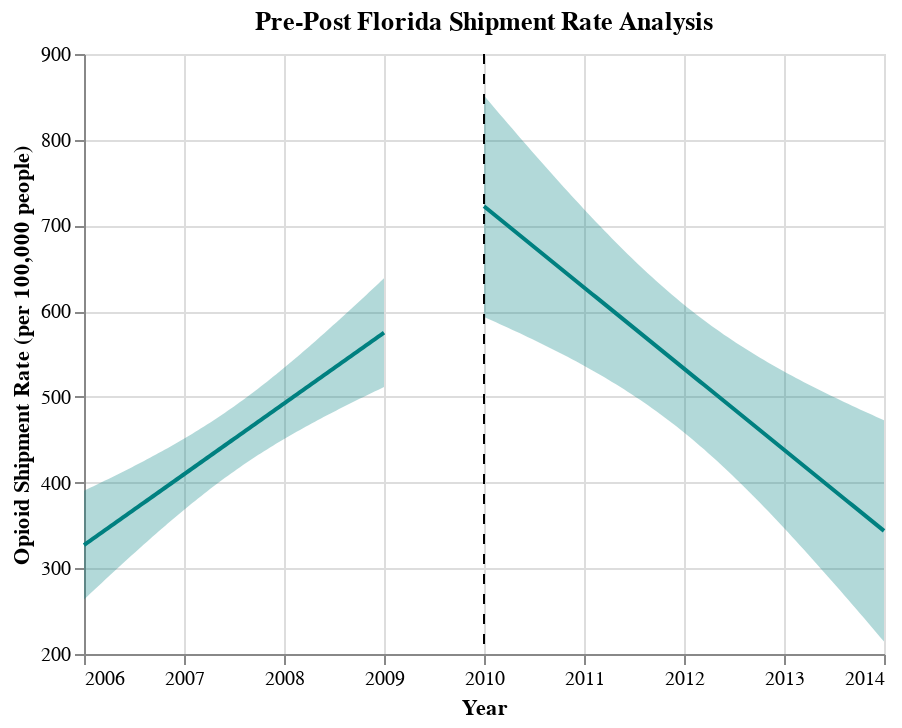

Source (notebook cell):
### Code cell
## Generate Pre-Post Graphs for FL
fit, reg_chart_pre_FL = get_reg_fit_FL(
    ship_data_FL_subset_grouped_pre, 
    yvar="MME_Rate", 
    xvar="YEAR", 
    alpha=0.05
)

fit, reg_chart_post_FL = get_reg_fit_FL(
    ship_data_FL_subset_grouped_post, 
    yvar="MME_Rate", 
    xvar="YEAR", 
    alpha=0.05
)

## Create line post-policy implementation
line_2010 = alt.Chart(pd.DataFrame({'x': [2010]})).mark_rule(strokeDash=[5, 5]).encode(x='x')

## Generate final pre-post graph for FL
pre_post_FL = reg_chart_pre_FL + reg_chart_post_FL + line_2010
pre_post_FL.properties(title="Pre-Post Florida Shipment Rate Analysis")

### Figure 1 — Vega-Lite specification as saved in the notebook (floating-point values rounded to 4 significant figures)
{"config": {"view": {"continuousWidth": 400, "continuousHeight": 300}}, "layer": [{"mark": {"type": "errorband", "color": "teal"}, "encoding": {"x": {"field": "YEAR", "type": "quantitative"}, "y": {"field": "ci_low", "title": "", "type": "quantitative"}, "y2": {"field": "ci_high"}}}, {"mark": {"type": "line", "color": "teal"}, "encoding": {"x": {"axis": {"format": "T", "title": "Year"}, "field": "YEAR", "scale": {"zero": false}, "type": "quantitative"}, "y": {"field": "MME_Rate", "scale": {"zero": false}, "title": "Opioid Shipment Rate (per 100,000 people)", "type": "quantitative"}}}, {"layer": [{"mark": {"type": "errorband", "color": "teal"}, "encoding": {"x": {"field": "YEAR", "type": "quantitative"}, "y": {"field": "ci_low", "title": "", "type": "quantitative"}, "y2": {"field": "ci_high"}}}, {"mark": {"type": "line", "color": "teal"}, "encoding": {"x": {"axis": {"format": "T", "title": "Year"}, "field": "YEAR", "scale": {"zero": false}, "type": "quantitative"}, "y": {"field": "MME_Rate", "scale": {"zero": false}, "title": "Opioid Shipment Rate (per 100,000 people)", "type": "quantitative"}}}], "data": {"name": "data-2170a8b1fcf1a63be71237bd6ba7d086"}}, {"data": {"name": "data-c6a99109c809d7b1b46dbbb9b2adf5d2"}, "mark": {"type": "rule", "strokeDash": [5, 5]}, "encoding": {"x": {"field": "x", "type": "quantitative"}}}], "data": {"name": "data-9849972c3a3ce4308de5cc79da69a0b9"}, "title": "Pre-Post Florida Shipment Rate Analysis", "$schema": "https://vega.github.io/schema/vega-lite/v4.17.0.json", "datasets": {"data-9849972c3a3ce4308de5cc79da69a0b9": [{"YEAR": 2006.0, "MME_Rate": 327.0, "ci_low": 263.6, "ci_high": 390.5}, {"YEAR": 2006.0, "MME_Rate": 329.5, "ci_low": 266.9, "ci_high": 392.1}, {"YEAR": 2006.0, "MME_Rate": 332.0, "ci_low": 270.2, "ci_high": 393.8}, {"YEAR": 2006.0, "MME_Rate": 334.5, "ci_low": 273.5, "ci_high": 395.5}, {"YEAR": 2006.0, "MME_Rate": 337.0, "ci_low": 276.7, "ci_high": 397.2}, {"YEAR": 2006.0, "MME_Rate": 339.4, "ci_low": 280.0, "ci_high": 398.9}, {"YEAR": 2006.0, "MME_Rate": 341.9, "ci_low": 283.3, "ci_high": 400.6}, {"YEAR": 2006.0, "MME_Rate": 344.4, "ci_low": 286.5, "ci_high": 402.3}, {"YEAR": 2006.0, "MME_Rate": 346.9, "ci_low": 289.8, "ci_high": 404.0}, {"YEAR": 2006.0, "MME_Rate": 349.3, "ci_low": 293.0, "ci_high": 405.7}, {"YEAR": 2006.0, "MME_Rate": 351.8, "ci_low": 296.2, "ci_high": 407.4}, {"YEAR": 2006.0, "MME_Rate": 354.3, "ci_low": 299.4, "ci_high": 409.2}, {"YEAR": 2006.0, "MME_Rate": 356.8, "ci_low": 302.6, "ci_high": 410.9}, {"YEAR": 2006.0, "MME_Rate": 359.3, "ci_low": 305.8, "ci_high": 412.7}, {"YEAR": 2006.0, "MME_Rate": 361.7, "ci_low": 309.0, "ci_high": 414.4}, {"YEAR": 2006.0, "MME_Rate": 364.2, "ci_low": 312.2, "ci_high": 416.2}, {"YEAR": 2006.0, "MME_Rate": 366.7, "ci_low": 315.4, "ci_high": 418.0}, {"YEAR": 2007.0, "MME_Rate": 369.2, "ci_low": 318.5, "ci_high": 419.8}, {"YEAR": 2007.0, "MME_Rate": 371.7, "ci_low": 321.7, "ci_high": 421.6}, {"YEAR": 2007.0, "MME_Rate": 374.1, "ci_low": 324.8, "ci_high": 423.4}, {"YEAR": 2007.0, "MME_Rate": 376.6, "ci_low": 327.9, "ci_high": 425.3}, {"YEAR": 2007.0, "MME_Rate": 379.1, "ci_low": 331.1, "ci_high": 427.1}, {"YEAR": 2007.0, "MME_Rate": 381.6, "ci_low": 334.2, "ci_high": 429.0}, {"YEAR": 2007.0, "MME_Rate": 384.0, "ci_low": 337.2, "ci_high": 430.9}, {"YEAR": 2007.0, "MME_Rate": 386.5, "ci_low": 340.3, "ci_high": 432.8}, {"YEAR": 2007.0, "MME_Rate": 389.0, "ci_low": 343.4, "ci_high": 434.7}, {"YEAR": 2007.0, "MME_Rate": 391.5, "ci_low": 346.4, "ci_high": 436.6}, {"YEAR": 2007.0, "MME_Rate": 394.0, "ci_low": 349.4, "ci_high": 438.5}, {"YEAR": 2007.0, "MME_Rate": 396.4, "ci_low": 352.4, "ci_high": 440.5}, {"YEAR": 2007.0, "MME_Rate": 398.9, "ci_low": 355.4, "ci_high": 442.4}, {"YEAR": 2007.0, "MME_Rate": 401.4, "ci_low": 358.4, "ci_high": 444.4}, {"YEAR": 2007.0, "MME_Rate": 403.9, "ci_low": 361.3, "ci_high": 446.4}, {"YEAR": 2007.0, "MME_Rate": 406.4, "ci_low": 364.3, "ci_high": 448.5}, {"YEAR": 2007.0, "MME_Rate": 408.8, "ci_low": 367.2, "ci_high": 450.5}, {"YEAR": 2007.0, "MME_Rate": 411.3, "ci_low": 370.1, "ci_high": 452.6}, {"YEAR": 2007.0, "MME_Rate": 413.8, "ci_low": 372.9, "ci_high": 454.7}, {"YEAR": 2007.0, "MME_Rate": 416.3, "ci_low": 375.8, "ci_high": 456.8}, {"YEAR": 2007.0, "MME_Rate": 418.7, "ci_low": 378.6, "ci_high": 458.9}, {"YEAR": 2007.0, "MME_Rate": 421.2, "ci_low": 381.4, "ci_high": 461.1}, {"YEAR": 2007.0, "MME_Rate": 423.7, "ci_low": 384.2, "ci_high": 463.2}, {"YEAR": 2007.0, "MME_Rate": 426.2, "ci_low": 386.9, "ci_high": 465.4}, {"YEAR": 2007.0, "MME_Rate": 428.7, "ci_low": 389.7, "ci_high": 467.7}, {"YEAR": 2007.0, "MME_Rate": 431.1, "ci_low": 392.4, "ci_high": 469.9}, {"YEAR": 2007.0, "MME_Rate": 433.6, "ci_low": 395.0, "ci_high": 472.2}, {"YEAR": 2007.0, "MME_Rate": 436.1, "ci_low": 397.7, "ci_high": 474.5}, {"YEAR": 2007.0, "MME_Rate": 438.6, "ci_low": 400.3, "ci_high": 476.8}, {"YEAR": 2007.0, "MME_Rate": 441.1, "ci_low": 402.9, "ci_high": 479.2}, {"YEAR": 2007.0, "MME_Rate": 443.5, "ci_low": 405.5, "ci_high": 481.6}, {"YEAR": 2007.0, "MME_Rate": 446.0, "ci_low": 408.0, "ci_high": 484.0}, {"YEAR": 2007.0, "MME_Rate": 448.5, "ci_low": 410.6, "ci_high": 486.4}, {"YEAR": 2007.0, "MME_Rate": 451.0, "ci_low": 413.1, "ci_high": 488.9}, {"YEAR": 2008.0, "MME_Rate": 453.4, "ci_low": 415.5, "ci_high": 491.4}, {"YEAR": 2008.0, "MME_Rate": 455.9, "ci_low": 418.0, "ci_high": 493.9}, {"YEAR": 2008.0, "MME_Rate": 458.4, "ci_low": 420.4, "ci_high": 496.4}, {"YEAR": 2008.0, "MME_Rate": 460.9, "ci_low": 422.8, "ci_high": 499.0}, {"YEAR": 2008.0, "MME_Rate": 463.4, "ci_low": 425.1, "ci_high": 501.6}, {"YEAR": 2008.0, "MME_Rate": 465.8, "ci_low": 427.4, "ci_high": 504.2}, {"YEAR": 2008.0, "MME_Rate": 468.3, "ci_low": 429.7, "ci_high": 506.9}, {"YEAR": 2008.0, "MME_Rate": 470.8, "ci_low": 432.0, "ci_high": 509.6}, {"YEAR": 2008.0, "MME_Rate": 473.3, "ci_low": 434.3, "ci_high": 512.3}, {"YEAR": 2008.0, "MME_Rate": 475.8, "ci_low": 436.5, "ci_high": 515.0}, {"YEAR": 2008.0, "MME_Rate": 478.2, "ci_low": 438.7, "ci_high": 517.8}, {"YEAR": 2008.0, "MME_Rate": 480.7, "ci_low": 440.9, "ci_high": 520.5}, {"YEAR": 2008.0, "MME_Rate": 483.2, "ci_low": 443.0, "ci_high": 523.3}, {"YEAR": 2008.0, "MME_Rate": 485.7, "ci_low": 445.2, "ci_high": 526.2}, {"YEAR": 2008.0, "MME_Rate": 488.1, "ci_low": 447.3, "ci_high": 529.0}, {"YEAR": 2008.0, "MME_Rate": 490.6, "ci_low": 449.4, "ci_high": 531.9}, {"YEAR": 2008.0, "MME_Rate": 493.1, "ci_low": 451.4, "ci_high": 534.8}, {"YEAR": 2008.0, "MME_Rate": 495.6, "ci_low": 453.5, "ci_high": 537.7}, {"YEAR": 2008.0, "MME_Rate": 498.1, "ci_low": 455.5, "ci_high": 540.6}, {"YEAR": 2008.0, "MME_Rate": 500.5, "ci_low": 457.5, "ci_high": 543.6}, {"YEAR": 2008.0, "MME_Rate": 503.0, "ci_low": 459.5, "ci_high": 546.5}, {"YEAR": 2008.0, "MME_Rate": 505.5, "ci_low": 461.5, "ci_high": 549.5}, {"YEAR": 2008.0, "MME_Rate": 508.0, "ci_low": 463.4, "ci_high": 552.5}, {"YEAR": 2008.0, "MME_Rate": 510.5, "ci_low": 465.4, "ci_high": 555.5}, {"YEAR": 2008.0, "MME_Rate": 512.9, "ci_low": 467.3, "ci_high": 558.6}, {"YEAR": 2008.0, "MME_Rate": 515.4, "ci_low": 469.2, "ci_high": 561.6}, {"YEAR": 2008.0, "MME_Rate": 517.9, "ci_low": 471.1, "ci_high": 564.7}, {"YEAR": 2008.0, "MME_Rate": 520.4, "ci_low": 473.0, "ci_high": 567.8}, {"YEAR": 2008.0, "MME_Rate": 522.9, "ci_low": 474.8, "ci_high": 570.9}, {"YEAR": 2008.0, "MME_Rate": 525.3, "ci_low": 476.7, "ci_high": 574.0}, {"YEAR": 2008.0, "MME_Rate": 527.8, "ci_low": 478.5, "ci_high": 577.1}, {"YEAR": 2008.0, "MME_Rate": 530.3, "ci_low": 480.3, "ci_high": 580.3}, {"YEAR": 2008.0, "MME_Rate": 532.8, "ci_low": 482.1, "ci_high": 583.4}, {"YEAR": 2009.0, "MME_Rate": 535.2, "ci_low": 483.9, "ci_high": 586.6}, {"YEAR": 2009.0, "MME_Rate": 537.7, "ci_low": 485.7, "ci_high": 589.7}, {"YEAR": 2009.0, "MME_Rate": 540.2, "ci_low": 487.5, "ci_high": 592.9}, {"YEAR": 2009.0, "MME_Rate": 542.7, "ci_low": 489.3, "ci_high": 596.1}, {"YEAR": 2009.0, "MME_Rate": 545.2, "ci_low": 491.0, "ci_high": 599.3}, {"YEAR": 2009.0, "MME_Rate": 547.6, "ci_low": 492.8, "ci_high": 602.5}, {"YEAR": 2009.0, "MME_Rate": 550.1, "ci_low": 494.5, "ci_high": 605.7}, {"YEAR": 2009.0, "MME_Rate": 552.6, "ci_low": 496.2, "ci_high": 609.0}, {"YEAR": 2009.0, "MME_Rate": 555.1, "ci_low": 498.0, "ci_high": 612.2}, {"YEAR": 2009.0, "MME_Rate": 557.6, "ci_low": 499.7, "ci_high": 615.4}, {"YEAR": 2009.0, "MME_Rate": 560.0, "ci_low": 501.4, "ci_high": 618.7}, {"YEAR": 2009.0, "MME_Rate": 562.5, "ci_low": 503.1, "ci_high": 621.9}, {"YEAR": 2009.0, "MME_Rate": 565.0, "ci_low": 504.8, "ci_high": 625.2}, {"YEAR": 2009.0, "MME_Rate": 567.5, "ci_low": 506.4, "ci_high": 628.5}, {"YEAR": 2009.0, "MME_Rate": 569.9, "ci_low": 508.1, "ci_high": 631.8}, {"YEAR": 2009.0, "MME_Rate": 572.4, "ci_low": 509.8, "ci_high": 635.0}, {"YEAR": 2009.0, "MME_Rate": 574.9, "ci_low": 511.5, "ci_high": 638.3}], "data-2170a8b1fcf1a63be71237bd6ba7d086": [{"YEAR": 2010.0, "MME_Rate": 722.3, "ci_low": 593.2, "ci_high": 851.5}, {"YEAR": 2010.0, "MME_Rate": 718.5, "ci_low": 591.1, "ci_high": 846.0}, {"YEAR": 2010.0, "MME_Rate": 714.8, "ci_low": 589.0, "ci_high": 840.5}, {"YEAR": 2010.0, "MME_Rate": 711.0, "ci_low": 586.9, "ci_high": 835.0}, {"YEAR": 2010.0, "MME_Rate": 707.2, "ci_low": 584.8, "ci_high": 829.5}, {"YEAR": 2010.0, "MME_Rate": 703.4, "ci_low": 582.7, "ci_high": 824.1}, {"YEAR": 2010.0, "MME_Rate": 699.6, "ci_low": 580.6, "ci_high": 818.7}, {"YEAR": 2010.0, "MME_Rate": 695.8, "ci_low": 578.4, "ci_high": 813.2}, {"YEAR": 2010.0, "MME_Rate": 692.0, "ci_low": 576.2, "ci_high": 807.8}, {"YEAR": 2010.0, "MME_Rate": 688.2, "ci_low": 574.1, "ci_high": 802.4}, {"YEAR": 2010.0, "MME_Rate": 684.5, "ci_low": 571.9, "ci_high": 797.1}, {"YEAR": 2010.0, "MME_Rate": 680.7, "ci_low": 569.7, "ci_high": 791.7}, {"YEAR": 2010.0, "MME_Rate": 676.9, "ci_low": 567.4, "ci_high": 786.4}, {"YEAR": 2011.0, "MME_Rate": 673.1, "ci_low": 565.2, "ci_high": 781.0}, {"YEAR": 2011.0, "MME_Rate": 669.3, "ci_low": 562.9, "ci_high": 775.7}, {"YEAR": 2011.0, "MME_Rate": 665.5, "ci_low": 560.6, "ci_high": 770.5}, {"YEAR": 2011.0, "MME_Rate": 661.7, "ci_low": 558.3, "ci_high": 765.2}, {"YEAR": 2011.0, "MME_Rate": 658.0, "ci_low": 556.0, "ci_high": 760.0}, {"YEAR": 2011.0, "MME_Rate": 654.2, "ci_low": 553.6, "ci_high": 754.7}, {"YEAR": 2011.0, "MME_Rate": 650.4, "ci_low": 551.2, "ci_high": 749.5}, {"YEAR": 2011.0, "MME_Rate": 646.6, "ci_low": 548.8, "ci_high": 744.4}, {"YEAR": 2011.0, "MME_Rate": 642.8, "ci_low": 546.4, "ci_high": 739.2}, {"YEAR": 2011.0, "MME_Rate": 639.0, "ci_low": 543.9, "ci_high": 734.1}, {"YEAR": 2011.0, "MME_Rate": 635.2, "ci_low": 541.4, "ci_high": 729.1}, {"YEAR": 2011.0, "MME_Rate": 631.4, "ci_low": 538.9, "ci_high": 724.0}, {"YEAR": 2011.0, "MME_Rate": 627.7, "ci_low": 536.3, "ci_high": 719.0}, {"YEAR": 2011.0, "MME_Rate": 623.9, "ci_low": 533.7, "ci_high": 714.0}, {"YEAR": 2011.0, "MME_Rate": 620.1, "ci_low": 531.1, "ci_high": 709.0}, {"YEAR": 2011.0, "MME_Rate": 616.3, "ci_low": 528.5, "ci_high": 704.1}, {"YEAR": 2011.0, "MME_Rate": 612.5, "ci_low": 525.8, "ci_high": 699.2}, {"YEAR": 2011.0, "MME_Rate": 608.7, "ci_low": 523.0, "ci_high": 694.4}, {"YEAR": 2011.0, "MME_Rate": 604.9, "ci_low": 520.3, "ci_high": 689.6}, {"YEAR": 2011.0, "MME_Rate": 601.1, "ci_low": 517.5, "ci_high": 684.8}, {"YEAR": 2011.0, "MME_Rate": 597.4, "ci_low": 514.6, "ci_high": 680.1}, {"YEAR": 2011.0, "MME_Rate": 593.6, "ci_low": 511.7, "ci_high": 675.4}, {"YEAR": 2011.0, "MME_Rate": 589.8, "ci_low": 508.8, "ci_high": 670.8}, {"YEAR": 2011.0, "MME_Rate": 586.0, "ci_low": 505.8, "ci_high": 666.2}, {"YEAR": 2011.0, "MME_Rate": 582.2, "ci_low": 502.8, "ci_high": 661.7}, {"YEAR": 2012.0, "MME_Rate": 578.4, "ci_low": 499.7, "ci_high": 657.2}, {"YEAR": 2012.0, "MME_Rate": 574.6, "ci_low": 496.5, "ci_high": 652.7}, {"YEAR": 2012.0, "MME_Rate": 570.8, "ci_low": 493.4, "ci_high": 648.3}, {"YEAR": 2012.0, "MME_Rate": 567.1, "ci_low": 490.1, "ci_high": 644.0}, {"YEAR": 2012.0, "MME_Rate": 563.3, "ci_low": 486.8, "ci_high": 639.7}, {"YEAR": 2012.0, "MME_Rate": 559.5, "ci_low": 483.5, "ci_high": 635.5}, {"YEAR": 2012.0, "MME_Rate": 555.7, "ci_low": 480.1, "ci_high": 631.3}, {"YEAR": 2012.0, "MME_Rate": 551.9, "ci_low": 476.6, "ci_high": 627.2}, {"YEAR": 2012.0, "MME_Rate": 548.1, "ci_low": 473.1, "ci_high": 623.2}, {"YEAR": 2012.0, "MME_Rate": 544.3, "ci_low": 469.5, "ci_high": 619.2}, {"YEAR": 2012.0, "MME_Rate": 540.6, "ci_low": 465.9, "ci_high": 615.2}, {"YEAR": 2012.0, "MME_Rate": 536.8, "ci_low": 462.2, "ci_high": 611.4}, {"YEAR": 2012.0, "MME_Rate": 533.0, "ci_low": 458.4, "ci_high": 607.5}, {"YEAR": 2012.0, "MME_Rate": 529.2, "ci_low": 454.6, "ci_high": 603.8}, {"YEAR": 2012.0, "MME_Rate": 525.4, "ci_low": 450.7, "ci_high": 600.1}, {"YEAR": 2012.0, "MME_Rate": 521.6, "ci_low": 446.8, "ci_high": 596.5}, {"YEAR": 2012.0, "MME_Rate": 517.8, "ci_low": 442.8, "ci_high": 592.9}, {"YEAR": 2012.0, "MME_Rate": 514.0, "ci_low": 438.7, "ci_high": 589.3}, {"YEAR": 2012.0, "MME_Rate": 510.3, "ci_low": 434.6, "ci_high": 585.9}, {"YEAR": 2012.0, "MME_Rate": 506.5, "ci_low": 430.5, "ci_high": 582.5}, {"YEAR": 2012.0, "MME_Rate": 502.7, "ci_low": 426.2, "ci_high": 579.1}, {"YEAR": 2012.0, "MME_Rate": 498.9, "ci_low": 421.9, "ci_high": 575.8}, {"YEAR": 2012.0, "MME_Rate": 495.1, "ci_low": 417.6, "ci_high": 572.6}, {"YEAR": 2012.0, "MME_Rate": 491.3, "ci_low": 413.2, "ci_high": 569.4}, {"YEAR": 2012.0, "MME_Rate": 487.5, "ci_low": 408.8, "ci_high": 566.3}, {"YEAR": 2013.0, "MME_Rate": 483.7, "ci_low": 404.3, "ci_high": 563.2}, {"YEAR": 2013.0, "MME_Rate": 480.0, "ci_low": 399.8, "ci_high": 560.2}, {"YEAR": 2013.0, "MME_Rate": 476.2, "ci_low": 395.2, "ci_high": 557.2}, {"YEAR": 2013.0, "MME_Rate": 472.4, "ci_low": 390.5, "ci_high": 554.2}, {"YEAR": 2013.0, "MME_Rate": 468.6, "ci_low": 385.9, "ci_high": 551.3}, {"YEAR": 2013.0, "MME_Rate": 464.8, "ci_low": 381.1, "ci_high": 548.5}, {"YEAR": 2013.0, "MME_Rate": 461.0, "ci_low": 376.4, "ci_high": 545.7}, {"YEAR": 2013.0, "MME_Rate": 457.2, "ci_low": 371.6, "ci_high": 542.9}, {"YEAR": 2013.0, "MME_Rate": 453.4, "ci_low": 366.7, "ci_high": 540.2}, {"YEAR": 2013.0, "MME_Rate": 449.7, "ci_low": 361.8, "ci_high": 537.5}, {"YEAR": 2013.0, "MME_Rate": 445.9, "ci_low": 356.9, "ci_high": 534.8}, {"YEAR": 2013.0, "MME_Rate": 442.1, "ci_low": 352.0, "ci_high": 532.2}, {"YEAR": 2013.0, "MME_Rate": 438.3, "ci_low": 347.0, "ci_high": 529.6}, {"YEAR": 2013.0, "MME_Rate": 434.5, "ci_low": 342.0, "ci_high": 527.1}, {"YEAR": 2013.0, "MME_Rate": 430.7, "ci_low": 336.9, "ci_high": 524.5}, {"YEAR": 2013.0, "MME_Rate": 426.9, "ci_low": 331.8, "ci_high": 522.1}, {"YEAR": 2013.0, "MME_Rate": 423.2, "ci_low": 326.7, "ci_high": 519.6}, {"YEAR": 2013.0, "MME_Rate": 419.4, "ci_low": 321.6, "ci_high": 517.2}, {"YEAR": 2013.0, "MME_Rate": 415.6, "ci_low": 316.4, "ci_high": 514.7}, {"YEAR": 2013.0, "MME_Rate": 411.8, "ci_low": 311.2, "ci_high": 512.4}, {"YEAR": 2013.0, "MME_Rate": 408.0, "ci_low": 306.0, "ci_high": 510.0}, {"YEAR": 2013.0, "MME_Rate": 404.2, "ci_low": 300.8, "ci_high": 507.7}, {"YEAR": 2013.0, "MME_Rate": 400.4, "ci_low": 295.5, "ci_high": 505.4}, {"YEAR": 2013.0, "MME_Rate": 396.6, "ci_low": 290.2, "ci_high": 503.1}, {"YEAR": 2013.0, "MME_Rate": 392.9, "ci_low": 284.9, "ci_high": 500.8}, {"YEAR": 2014.0, "MME_Rate": 389.1, "ci_low": 279.6, "ci_high": 498.5}, {"YEAR": 2014.0, "MME_Rate": 385.3, "ci_low": 274.3, "ci_high": 496.3}, {"YEAR": 2014.0, "MME_Rate": 381.5, "ci_low": 268.9, "ci_high": 494.1}, {"YEAR": 2014.0, "MME_Rate": 377.7, "ci_low": 263.5, "ci_high": 491.9}, {"YEAR": 2014.0, "MME_Rate": 373.9, "ci_low": 258.1, "ci_high": 489.7}, {"YEAR": 2014.0, "MME_Rate": 370.1, "ci_low": 252.7, "ci_high": 487.5}, {"YEAR": 2014.0, "MME_Rate": 366.3, "ci_low": 247.3, "ci_high": 485.4}, {"YEAR": 2014.0, "MME_Rate": 362.6, "ci_low": 241.9, "ci_high": 483.3}, {"YEAR": 2014.0, "MME_Rate": 358.8, "ci_low": 236.4, "ci_high": 481.1}, {"YEAR": 2014.0, "MME_Rate": 355.0, "ci_low": 230.9, "ci_high": 479.0}, {"YEAR": 2014.0, "MME_Rate": 351.2, "ci_low": 225.5, "ci_high": 476.9}, {"YEAR": 2014.0, "MME_Rate": 347.4, "ci_low": 220.0, "ci_high": 474.8}, {"YEAR": 2014.0, "MME_Rate": 343.6, "ci_low": 214.5, "ci_high": 472.8}], "data-c6a99109c809d7b1b46dbbb9b2adf5d2": [{"x": 2010}]}}
